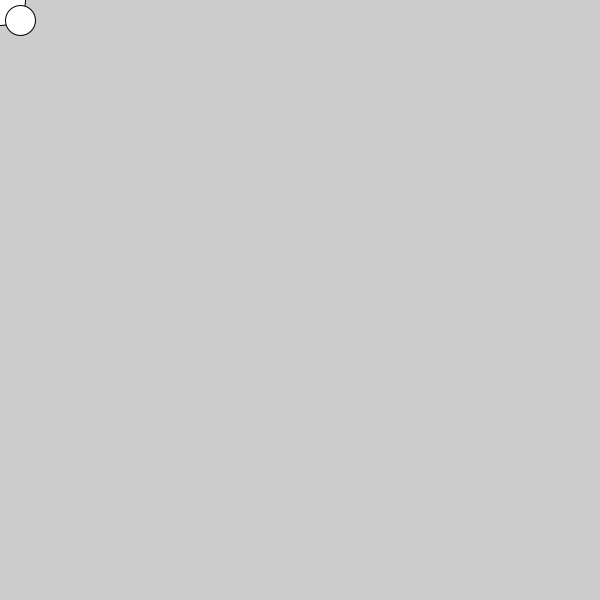
Frame 1 (no input)
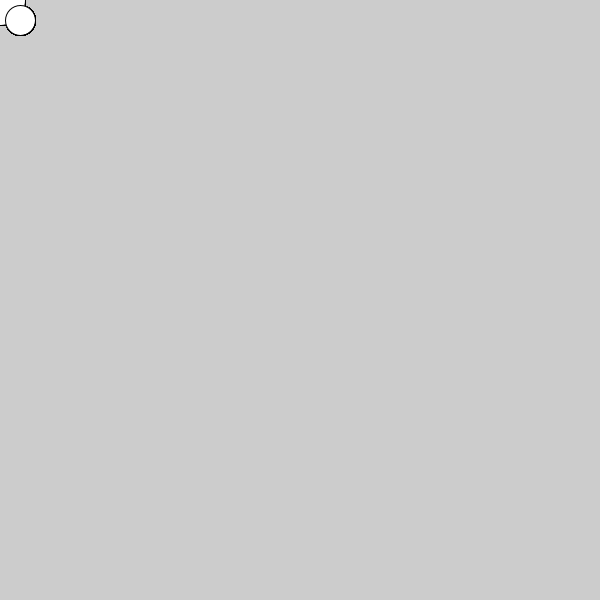
Frame 60 (the mouse pressed at the canvas centre just before this capture)
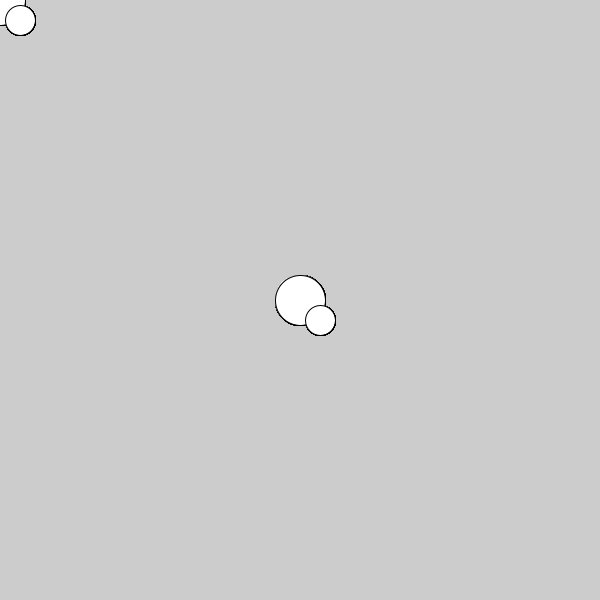
Frame 120 (the mouse held since frame 60 and released just before this capture)

The Processing sketch that drew these frames (run headless with seeded random() and noise(); from frame 60 on, the mouse is pressed at the canvas centre):

// Processing sketch: circles_following_cursor
// ── circles_following_cursor.pde
float x = 400;
float y = 300;

void setup(){
  size(600, 600);
  rectMode(CENTER);
}

void draw(){
  x = mouseX;
  y = mouseY;
  //circle(x, y, 50);
  //square(x, y+25, 50);
  
  circle(x, y, 50);
  circle(x+20, y+20, 30);  
}
